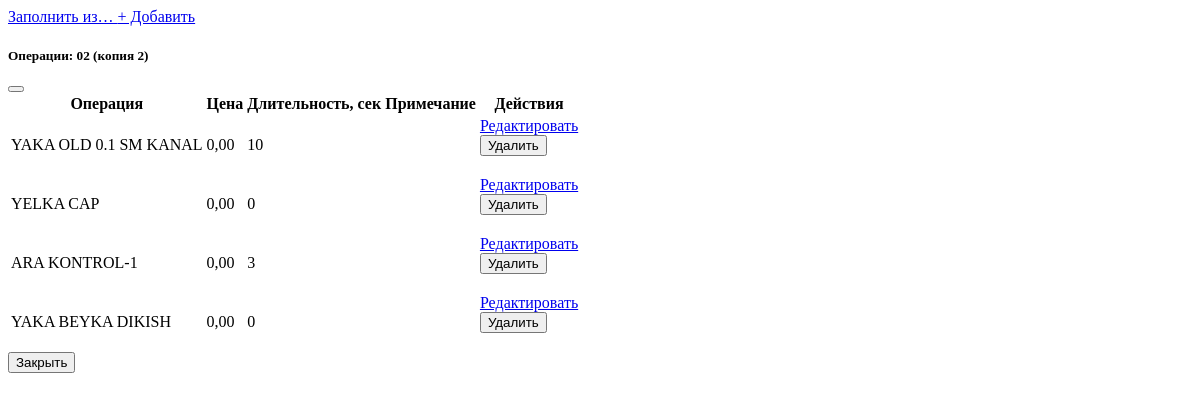
Before: /sewing/variant/63/operations/ with the older database file.
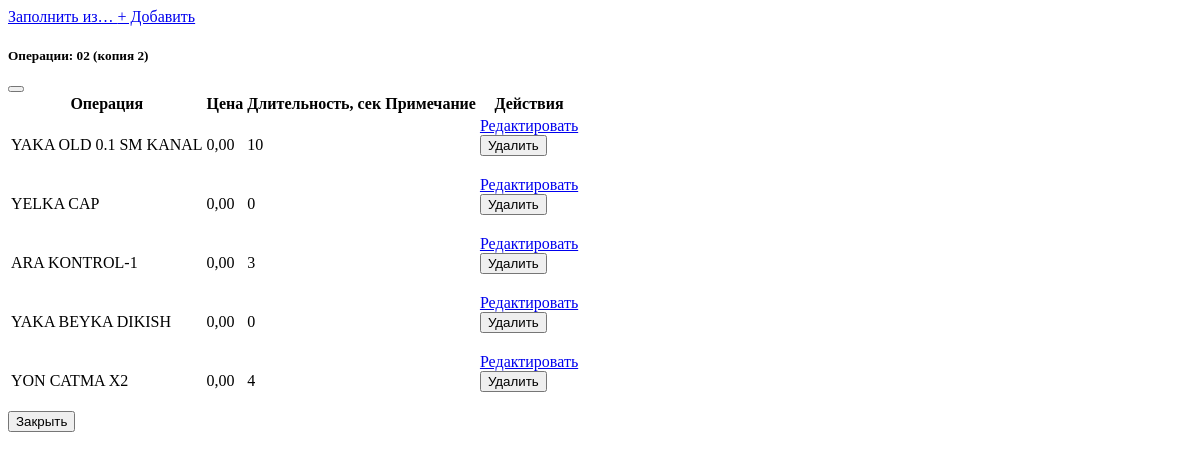
After: the same page with the newer database file.
### sewing/models.py (models this page shows, shortened)
class VariantOperation(BaseModel):
    variant = models.ForeignKey('ModelVariant', on_delete=models.CASCADE,
                                related_name='operations', verbose_name=_('Вариант'))
    operation = models.ForeignKey('info.Operation', on_delete=models.PROTECT, verbose_name=_('Операция'))
    seconds = models.PositiveIntegerField(_('Расход времени'), default=0)
    price = models.DecimalField(_("Цена за операцию"), max_digits=10, decimal_places=2, default=0, blank=True)
    notes = models.CharField(_("Примечание"), max_length=255, blank=True, null=True)
    class Meta:
        db_table = 'sewing_variant_operation'
        verbose_name = _('Операция варианта')
        verbose_name_plural = _('Операции варианта')
        constraints = [
            UniqueConstraint(fields=["variant", "operation"], name="uniq_operation_per_variant")
        ]

### info/models.py (models this page shows, shortened)
class Operation(models.Model):
    name = models.CharField(_("Операция"), max_length=128, unique=True)
    default_price = models.DecimalField(_("Цена по умолчанию"), max_digits=10, decimal_places=2, default=0)
    default_duration = models.PositiveIntegerField(_("Длительность, сек (по умолчанию)"), default=0)
    is_active = models.BooleanField(_("Активна"), default=True)
    notes = models.CharField(_("Примечание"), max_length=255, blank=True, null=True)
    machine_type = models.ForeignKey(
        SewingMachineType, verbose_name=_('Тип машины'),
        on_delete=models.PROTECT, related_name='operations', null=True, blank=True
    )
    class Meta:
        db_table = "sewing_operation_catalog"
        verbose_name = _("Операция (справочник)")
        verbose_name_plural = _("Операции (справочник)")

### sewing/views.py (the view)
# urls.py: path("variant/<int:pk>/operations/", views.VariantOperationsListView.as_view(), name="variant-operations", ),
class VariantOperationsListView(View):
    def get(self, request, pk):
        variant = get_object_or_404(ModelVariant, pk=pk)
        operations = (
            variant.operations
            .select_related("operation")  # справочник info.Operation
            .all()
        )
        return render(
            request,
            "sewing/_modal_variant_operations_list.html",
            {"variant": variant, "operations": operations},
        )

### templates/sewing/_modal_variant_operations_list.html (shortened to what this page needs)
<div class="modal-header py-4">
  <div class="d-flex gap-2">
    <a href="{% url 'sewing:variant-operations-fill' variant.id %}"
       class="btn btn-outline-primary btn-sm"
       data-bs-toggle="modal"
       data-bs-target="#operationFormModal">
      Заполнить из…
    </a>
    <a href="{% url 'sewing:variant-operation-create' variant.id %}"
       class="btn btn-success btn-sm"
       data-bs-toggle="modal"
       data-bs-target="#operationFormModal">
      + Добавить
    </a>
  </div>
  <h5 class="modal-title mx-auto">Операции: {{ variant.name }}</h5>
  <button type="button" class="btn-close" data-bs-dismiss="modal"></button>
</div>
<div class="modal-body small">
	{% if operations %}
		<div class="table-responsive">
			<table class="table table-sm align-middle">
				<thead>
				<tr class="text-center">
					<th>Операция</th>
					<th>Цена</th>
					<th>Длительность, сек</th>
					<th>Примечание</th>
					<th>Действия</th>
				</tr>
				</thead>
				<tbody>
				{% for o in operations %}
					<tr class="text-center">
						<td>
							{{ o.operation.name|default:o.operation.name }}
						</td>
						<td>{{ o.price|floatformat:2 }}</td>
						<td>{{ o.seconds }}</td>
						<td class="text-truncate" style="max-width: 240px">{{ o.notes|default:"" }}</td>
						<td>
							<a href="{% url 'sewing:variant-operation-edit' o.id %}"
							   class="btn btn-outline-primary btn-sm"
							   data-bs-toggle="modal"
							   data-bs-target="#operationFormModal">
								Редактировать
							</a>
							<form method="post"
							      action="{% url 'sewing:variant-operation-delete' o.id %}"
							      class="d-inline js-crud-delete">
								<button type="submit" class="btn btn-outline-danger btn-sm">Удалить</button>
							</form>
						</td>
					</tr>
				{% endfor %}
				</tbody>
			</table>
		</div>
	{% else %}
		<div class="text-muted">Операций пока нет.</div>
	{% endif %}
</div>
<div class="modal-footer py-2">
	<button type="button" class="btn btn-secondary btn-sm" data-bs-dismiss="modal">Закрыть</button>
</div>

Changed rows visible on the page:
added VariantOperation: operation.name "YON CATMA X2", price "0,00", seconds "4"
